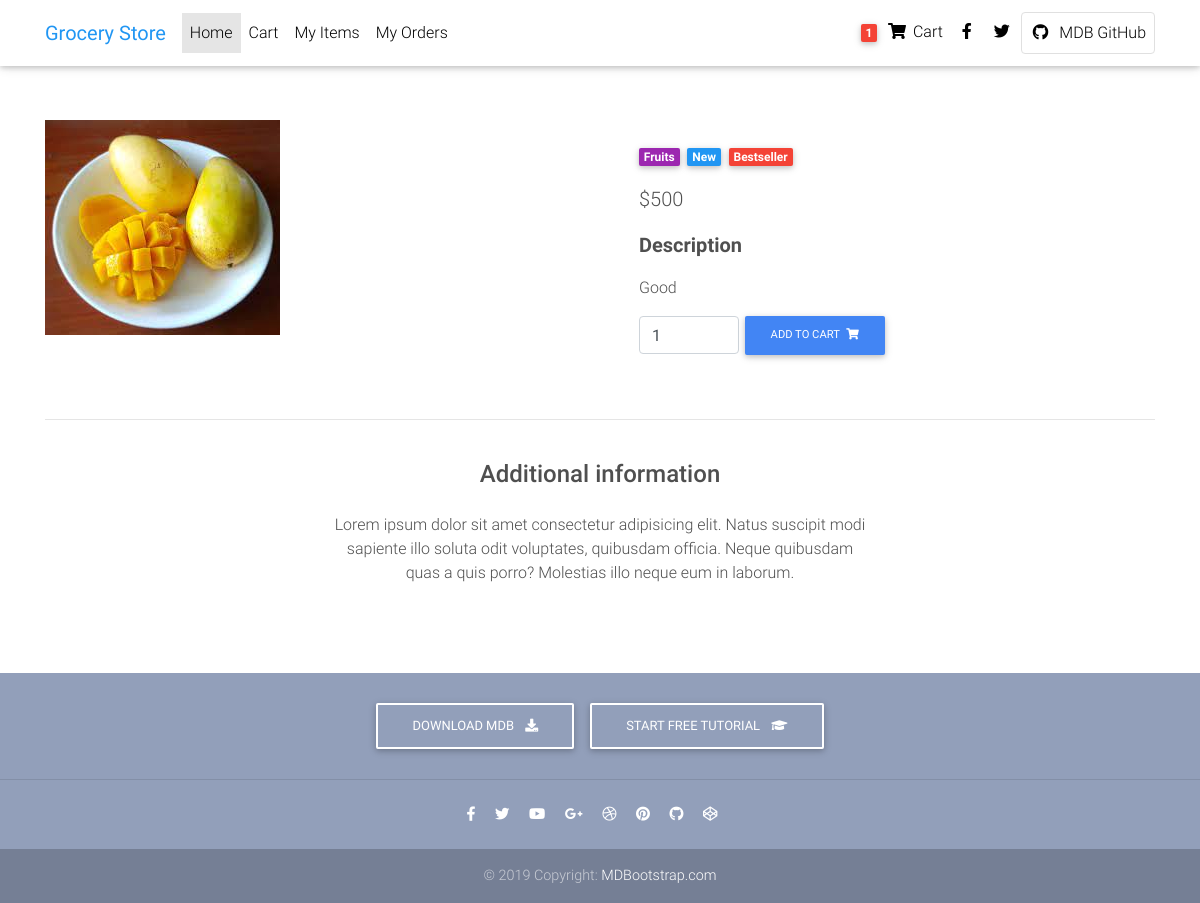
The app's page /product/15/ (signed in), older data.
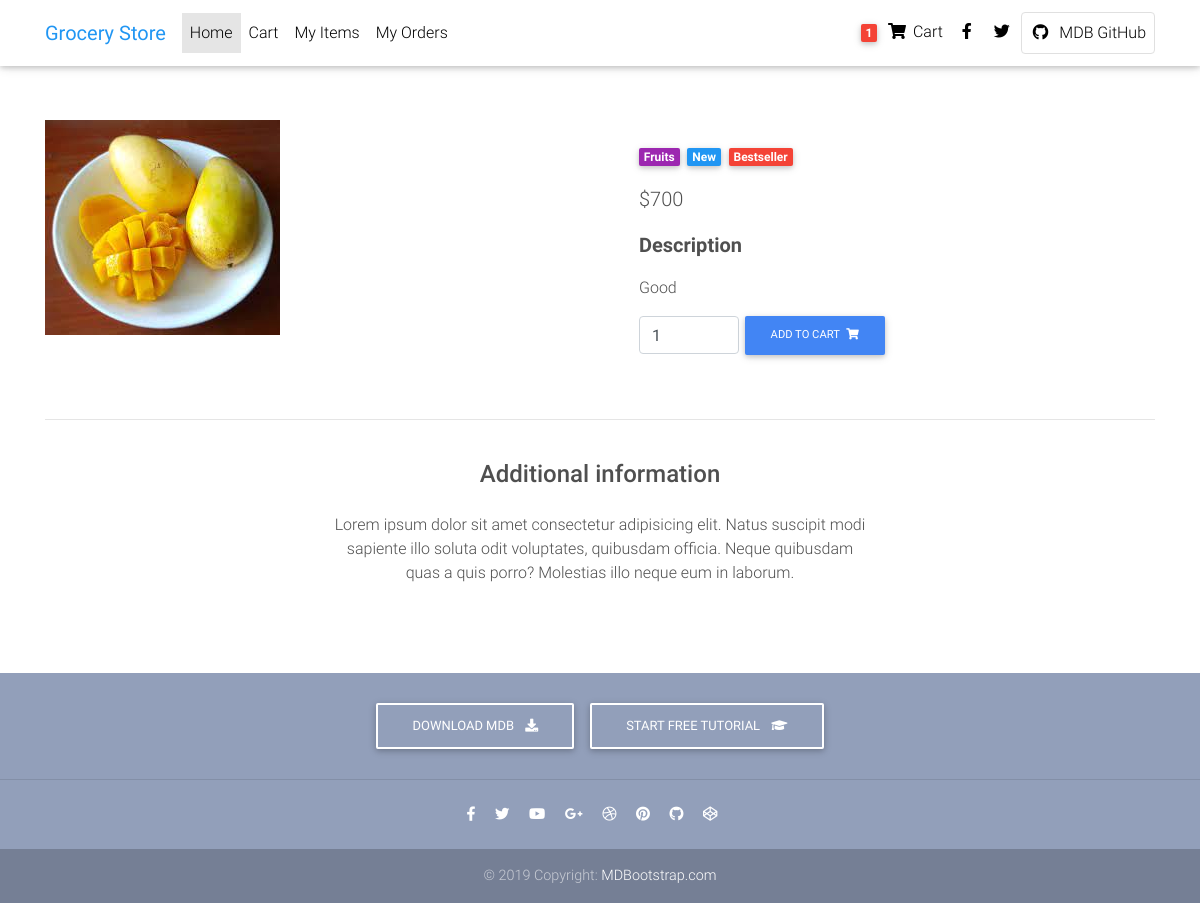
The same page, newer data.
### Base/models/product.py (models this page shows, shortened)
class Product(models.Model):
    title = models.CharField(max_length=250)
    description = models.TextField(max_length=250, blank=True, null=True)
    image = models.ImageField(upload_to='uploads/products/')
    price = models.IntegerField(default=0)
    created = models.DateTimeField(auto_now_add=True)
    category = models.ForeignKey(Categorie, on_delete=models.CASCADE, default=1)
    quantity = models.IntegerField(default=1)
    user = models.ForeignKey(User, on_delete=models.CASCADE, blank=True, null=True)
    class Meta:
        ordering = ['created']

### Base/models/categorie.py (models this page shows)
class Categorie(models.Model):
    title=models.CharField(max_length=250)
    def __str__(self):
        return self.title

### Base/views/productdetail.py (the view)
# urls.py: path('product/<int:pk>/',ProductDetail.as_view(),name='product'),
class ProductDetail(LoginRequiredMixin, DetailView):
    model = Product
    context_object_name = 'product'
    template_name = 'base/product_detail.html'

### Base/templates/Base/product_detail.html (shortened to what the changed rows need)
{% load static %}
{% load crispy_forms_tags %}
{% load widget_tweaks %}
<!DOCTYPE html>
<html lang="en">
<head>
  <link rel="stylesheet" href="https://use.fontawesome.com/releases/v5.11.2/css/all.css">
  <link href="{%static 'Product_detail/css/bootstrap.min.css' %}" rel="stylesheet">
  <link href="{%static 'Product_detail/css/mdb.min.css' %}" rel="stylesheet">
  <link href="{%static 'Product_detail/css/style.min.css' %}" rel="stylesheet">
</head>
<body>
  <main class="mt-5 pt-4">
    <div class="container dark-grey-text mt-5">
      <div class="row wow fadeIn">
        <div class="col-md-6 mb-4">
          <img src="{{product.image.url}}" class="img-fluid" alt="">
        </div>
        <div class="col-md-6 mb-4">
          <div class="p-4">
            <div class="mb-3">
              <a href="">
                <span class="badge purple mr-1">{{product.category}}</span>
              </a>
              <a href="">
              </a>
              <a href="">
              </a>
            </div>
            <p class="lead">
              <span>${{product.price}}</span>
            </p>
            <p class="lead font-weight-bold">Description</p>
            <p>{{product.description}}</p>
            <form class="d-flex justify-content-left">
              <input type="number" value="1" aria-label="Search" class="form-control" style="width: 100px">
              <button class="btn btn-primary btn-md my-0 p" type="submit">Add to cart
              </button>
            </form>
          </div>
        </div>
      </div>
    </div>
  </main>
</body>
</html>

Row changes from the older to the newer data that the page shows:
changed Product "Good": price "500" → "700"
